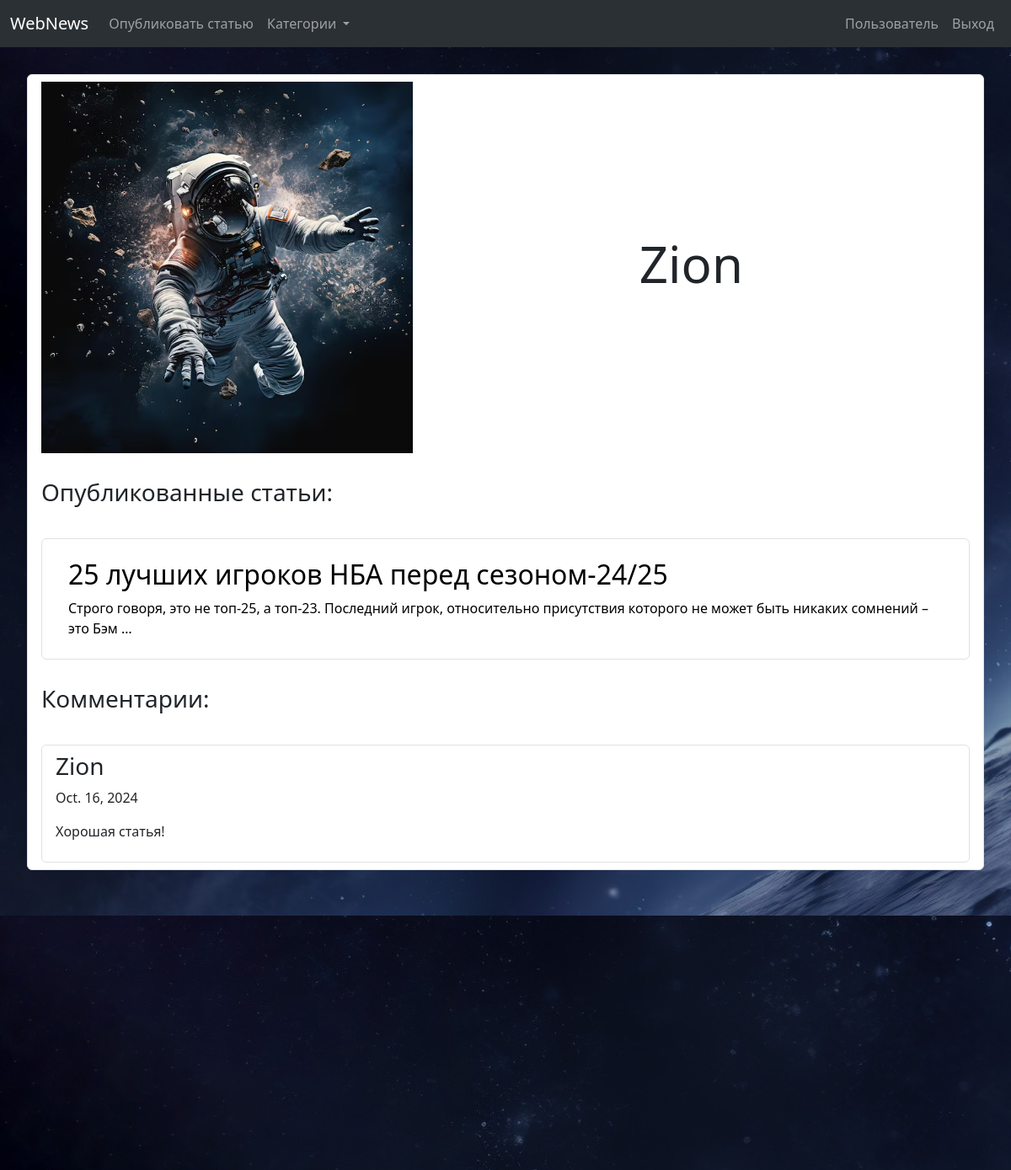
Page /user_page (signed in, upper part) on the earlier database version.
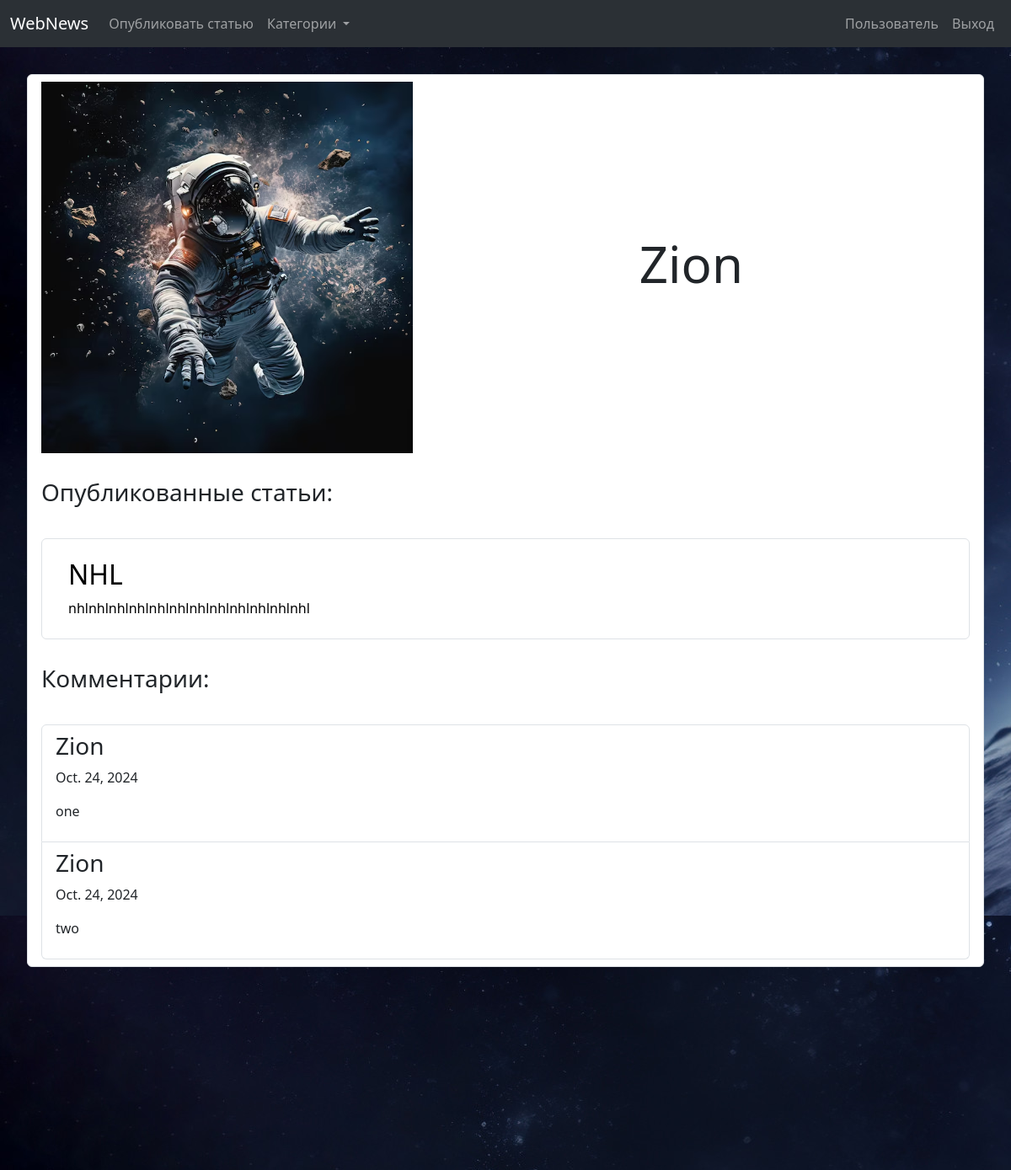
Same page on the later database version.
### articles/models.py (models this page shows, shortened)
class Articles(models.Model):
    author = models.ForeignKey(User, on_delete=models.CASCADE, blank=True, null=True)
    title = models.CharField(max_length=250)
    text = models.TextField(blank=False)
    category = models.ForeignKey('Categories', on_delete=models.CASCADE)
    tags = models.ManyToManyField('Tags', blank=True)
    image = models.ImageField(upload_to='articles/%Y%m%d/', blank=True)
    date = models.DateField(auto_now_add=True)
    rating = models.IntegerField(default=0, blank=True)
    def get_absolute_url(self):
        return reverse('article', kwargs={'art_pk': self.pk})

class Comments(models.Model):
    article = models.ForeignKey('Articles', on_delete=models.CASCADE, blank=True, null=True)
    author = models.ForeignKey(User, on_delete=models.CASCADE, blank=True, null=True)
    text = models.TextField(blank=False)
    date = models.DateField(auto_now_add=True)

### articles/views.py (the view)
# urls.py: path('user_page', views.user_page, name='user_page'),
def user_page(request):
    articles = Articles.objects.filter(author=request.user)
    user = User.objects.get(username=request.user.username)
    comments = Comments.objects.filter(author=user)
    context = {'articles': articles, 'user': user, 'comments': comments}
    return render(request, 'articles/user_page.html', context=context)

### articles/templates/articles/user_page.html (shortened to what this page needs)
{% extends 'articles/base.html' %}
{% load static %}
{% block body %}
<div class="article-page">
        <ul class="list-group">
            <li class="list-group-item">
                <div class="user-page-block-for-image-and-title">
                    <div class="block-for-image">
                        {% if user.image %}
                        <img src="{{ user.image.url }}" alt="">
                        {% else %}
                        <img src="{% static 'articles/images/astronaut.avif' %}" alt="avatar">
                        {% endif %}
                    </div>
                    <div class="block-for-title"><h1 class="user-page-title">{{ user.username }}</h1></div>
                </div>
                <h3 class="title-articles">Опубликованные статьи: </h3>
                {% if articles %}
                <ul class="list-group">
                    {% for article in articles %}
                    <li class="list-group-item">
                        <a href="{{ article.get_absolute_url }}">
                            <div class="list-group-item-description">
                                <h2>{{ article.title }}</h2>
                                <p>{{ article.text|truncatewords:20 }}</p>
                            </div>
                        </a>
                    </li>
                    {% endfor %}
                  </ul>
                {% else %}
                    <p>Вы ничего не публиковали</p>
                {% endif %}
                <h3 class="title-comments">Комментарии: </h3>
                {% if comments %}
                <div class="comments-in-user-page">
                    <ul class="list-group">
                        {% for comment in comments %}
                          <li class="list-group-item">
                              <h3>{{ comment.author }}</h3>
                              <p>{{ comment.date }}</p>
                              <p>{{ comment.text }}</p>
                          </li>
                        {% endfor %}
                    </ul>
                </div>
                {% endif %}
            </li>
          </ul>
</div>
{% endblock %}

Differences in the rows shown:
no longer on this page (row edited): Articles: title "25 лучших игроков НБА перед сезоном-24/25", text "Строго говоря, это не топ-25, а топ-23. Последний игрок, относительно присутствия которого не может быть никаких сомнений – это Бэм …"
no longer on this page (row edited): Comments: author "Zion", date "Oct. 16, 2024", text "Хорошая статья!"
now on this page (row edited): Articles: title "NHL", text "nhlnhlnhlnhlnhlnhlnhlnhlnhlnhlnhlnhl"
added Comments: author "Zion", date "Oct. 24, 2024", text "one"
added Comments: author "Zion", date "Oct. 24, 2024", text "two"
